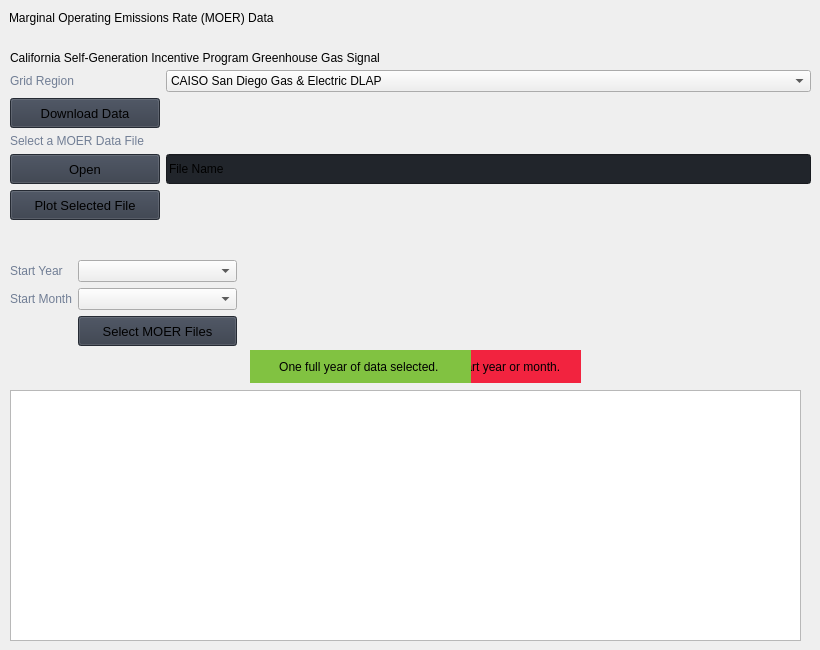
                     <widget class="QWidget" name="marginal_emissions">
                      <widget class="QLabel" name="label_5">
                       <property name="geometry">
                        <rect>
                         <x>9</x>
                         <y>9</y>
                         <width>291</width>
                         <height>18</height>
                        </rect>
                       </property>
                       <property name="text">
                        <string>Marginal Operating Emissions Rate (MOER) Data</string>
                       </property>
                      </widget>
                      <widget class="QLabel" name="label_6">
                       <property name="geometry">
                        <rect>
                         <x>10</x>
                         <y>50</y>
                         <width>401</width>
                         <height>16</height>
                        </rect>
                       </property>
                       <property name="text">
                        <string>California Self-Generation Incentive Program Greenhouse Gas Signal</string>
                       </property>
                      </widget>
                      <widget class="QWidget" name="layoutWidget">
                       <property name="geometry">
                        <rect>
                         <x>10</x>
                         <y>70</y>
                         <width>801</width>
                         <height>245</height>
                        </rect>
                       </property>
                       <layout class="QFormLayout" name="formLayout">
                        <item row="0" column="0">
                         <widget class="QLabel" name="labelVersion_19">
                          <property name="styleSheet">
                           <string notr="true">color: rgb(113, 126, 149);</string>
                          </property>
                          <property name="lineWidth">
                           <number>1</number>
                          </property>
                          <property name="text">
                           <string>Grid Region</string>
                          </property>
                          <property name="alignment">
                           <set>Qt::AlignLeading|Qt::AlignLeft|Qt::AlignVCenter</set>
                          </property>
                         </widget>
                        </item>
                        <item row="0" column="1">
                         <widget class="QComboBox" name="gridRegionComboBox">
                          <item>
                           <property name="text">
                            <string>CAISO San Diego Gas &amp; Electric DLAP</string>
                           </property>
                          </item>
                          <item>
                           <property name="text">
                            <string>CAISO Pacific Gas &amp; Electric DLAP</string>
                           </property>
                          </item>
                          <item>
                           <property name="text">
                            <string>CAISO Southern California Edison DLAP</string>
                           </property>
                          </item>
                          <item>
                           <property name="text">
                            <string>Los Angeles Department of Water &amp; Power</string>
                           </property>
                          </item>
                          <item>
                           <property name="text">
                            <string>BANC Sacramento Municipal Utility District</string>
                           </property>
                          </item>
                          <item>
                           <property name="text">
                            <string>Balancing Authority of Northern California</string>
                           </property>
                          </item>
                          <item>
                           <property name="text">
                            <string>Imperial Irrigation District</string>
                           </property>
                          </item>
                          <item>
                           <property name="text">
                            <string>PacifiCorp West</string>
                           </property>
                          </item>
                          <item>
                           <property name="text">
                            <string>NV Energy</string>
                           </property>
                          </item>
                          <item>
                           <property name="text">
                            <string>Turlock Irrigation District</string>
                           </property>
                          </item>
                          <item>
                           <property name="text">
                            <string>Western Area Lower Colorado</string>
                           </property>
                          </item>
                         </widget>
                        </item>
                        <item row="1" column="0">
                         <widget class="QPushButton" name="downloadMOERDataButton">
                          <property name="minimumSize">
                           <size>
                            <width>150</width>
                            <height>30</height>
                           </size>
                          </property>
                          <property name="font">
                           <font>
                            <family>Segoe UI</family>
                            <pointsize>10</pointsize>
                            <weight>50</weight>
                            <italic>false</italic>
                            <bold>false</bold>
                           </font>
                          </property>
                          <property name="cursor">
                           <cursorShape>PointingHandCursor</cursorShape>
                          </property>
                          <property name="styleSheet">
                           <string notr="true">background-color: rgb(52, 59, 72);</string>
                          </property>
                          <property name="text">
                           <string>Download Data</string>
                          </property>
                          <property name="icon">
                           <iconset resource="../snl-quest-cec-tool-v0.01/resources.qrc">
                            <normaloff>:/icons/images/icons/cil-cloud-download.png</normaloff>:/icons/images/icons/cil-cloud-download.png</iconset>
                          </property>
                         </widget>
                        </item>
                        <item row="2" column="0" colspan="2">
                         <widget class="QLabel" name="labelVersion_18">
                          <property name="styleSheet">
                           <string notr="true">color: rgb(113, 126, 149);</string>
                          </property>
                          <property name="lineWidth">
                           <number>1</number>
                          </property>
                          <property name="text">
                           <string>Select a MOER Data File</string>
                          </property>
                          <property name="alignment">
                           <set>Qt::AlignLeading|Qt::AlignLeft|Qt::AlignVCenter</set>
                          </property>
                         </widget>
                        </item>
                        <item row="3" column="0">
                         <widget class="QPushButton" name="openMOERDataFile">
                          <property name="minimumSize">
                           <size>
                            <width>150</width>
                            <height>30</height>
                           </size>
                          </property>
                          <property name="font">
                           <font>
                            <family>Segoe UI</family>
                            <pointsize>10</pointsize>
                            <weight>50</weight>
                            <italic>false</italic>
                            <bold>false</bold>
                           </font>
                          </property>
                          <property name="cursor">
                           <cursorShape>PointingHandCursor</cursorShape>
                          </property>
                          <property name="styleSheet">
                           <string notr="true">background-color: rgb(52, 59, 72);</string>
                          </property>
                          <property name="text">
                           <string>Open</string>
                          </property>
                          <property name="icon">
                           <iconset resource="../snl-quest-cec-tool-v0.01/resources.qrc">
                            <normaloff>:/icons/images/icons/cil-folder-open.png</normaloff>:/icons/images/icons/cil-folder-open.png</iconset>
                          </property>
                         </widget>
                        </item>
                        <item row="3" column="1">
                         <widget class="QLineEdit" name="openMOERFileInput">
                          <property name="minimumSize">
                           <size>
                            <width>0</width>
                            <height>30</height>
                           </size>
                          </property>
                          <property name="styleSheet">
                           <string notr="true">background-color: rgb(33, 37, 43);</string>
                          </property>
                          <property name="text">
                           <string>File Name</string>
                          </property>
                          <property name="placeholderText">
                           <string>Type here</string>
                          </property>
                         </widget>
                        </item>
                        <item row="4" column="0">
                         <widget class="QPushButton" name="viewMOERResourceFile">
                          <property name="minimumSize">
                           <size>
                            <width>150</width>
                            <height>30</height>
                           </size>
                          </property>
                          <property name="font">
                           <font>
                            <family>Segoe UI</family>
                            <pointsize>10</pointsize>
                            <weight>50</weight>
                            <italic>false</italic>
                            <bold>false</bold>
                           </font>
                          </property>
                          <property name="cursor">
                           <cursorShape>PointingHandCursor</cursorShape>
                          </property>
                          <property name="styleSheet">
                           <string notr="true">background-color: rgb(52, 59, 72);</string>
                          </property>
                          <property name="text">
                           <string>Plot Selected File</string>
                          </property>
                          <property name="icon">
                           <iconset resource="../snl-quest-cec-tool-v0.01/resources.qrc">
                            <normaloff>:/icons/images/icons/cil-chart-line.png</normaloff>:/icons/images/icons/cil-chart-line.png</iconset>
                          </property>
                         </widget>
                        </item>
                       </layout>
                      </widget>
                      <widget class="QWidget" name="formLayoutWidget">
                       <property name="geometry">
                        <rect>
                         <x>10</x>
                         <y>260</y>
                         <width>227</width>
                         <height>124</height>
                        </rect>
                       </property>
                       <layout class="QFormLayout" name="formLayout_2">
                        <item row="1" column="0">
                         <widget class="QLabel" name="labelVersion_21">
                          <property name="styleSheet">
                           <string notr="true">color: rgb(113, 126, 149);</string>
                          </property>
                          <property name="lineWidth">
                           <number>1</number>
                          </property>
                          <property name="text">
                           <string>Start Year</string>
                          </property>
                          <property name="alignment">
                           <set>Qt::AlignLeading|Qt::AlignLeft|Qt::AlignVCenter</set>
                          </property>
                         </widget>
                        </item>
                        <item row="1" column="1">
                         <widget class="QComboBox" name="MOERStartYearComboBox"/>
                        </item>
                        <item row="3" column="0">
                         <widget class="QLabel" name="labelVersion_20">
                          <property name="styleSheet">
                           <string notr="true">color: rgb(113, 126, 149);</string>
                          </property>
                          <property name="lineWidth">
                           <number>1</number>
                          </property>
                          <property name="text">
                           <string>Start Month</string>
                          </property>
                          <property name="alignment">
                           <set>Qt::AlignLeading|Qt::AlignLeft|Qt::AlignVCenter</set>
                          </property>
                         </widget>
                        </item>
                        <item row="3" column="1">
                         <widget class="QComboBox" name="MOERStartMonthComboBox"/>
                        </item>
                        <item row="4" column="1">
                         <widget class="QPushButton" name="selectMOERFilesButton">
                          <property name="minimumSize">
                           <size>
                            <width>150</width>
                            <height>30</height>
                           </size>
                          </property>
                          <property name="font">
                           <font>
                            <family>Segoe UI</family>
                            <pointsize>10</pointsize>
                            <weight>50</weight>
                            <italic>false</italic>
                            <bold>false</bold>
                           </font>
                          </property>
                          <property name="cursor">
                           <cursorShape>PointingHandCursor</cursorShape>
                          </property>
                          <property name="styleSheet">
                           <string notr="true">background-color: rgb(52, 59, 72);</string>
                          </property>
                          <property name="text">
                           <string>Select MOER Files</string>
                          </property>
                          <property name="icon">
                           <iconset resource="../snl-quest-cec-tool-v0.01/resources.qrc">
                            <normaloff>:/icons/images/icons/cil-menu.png</normaloff>:/icons/images/icons/cil-menu.png</iconset>
                          </property>
                         </widget>
                        </item>
                       </layout>
                      </widget>
                      <widget class="QTableWidget" name="MOERFilesSelectedTable">
                       <property name="geometry">
                        <rect>
                         <x>10</x>
                         <y>390</y>
                         <width>791</width>
                         <height>251</height>
                        </rect>
                       </property>
                      </widget>
                      <widget class="QLabel" name="labelNotEnoughMOERData">
                       <property name="enabled">
                        <bool>true</bool>
                       </property>
                       <property name="geometry">
                        <rect>
                         <x>250</x>
                         <y>350</y>
                         <width>331</width>
                         <height>33</height>
                        </rect>
                       </property>
                       <property name="styleSheet">
                        <string notr="true">background-color: rgb(242, 35, 63);
color: rgb(0, 0, 0);</string>
                       </property>
                       <property name="text">
                        <string>Not enough data. Select an earlier start year or month.</string>
                       </property>
                       <property name="alignment">
                        <set>Qt::AlignCenter</set>
                       </property>
                      </widget>
                      <widget class="QLabel" name="labelEnoughMOERData">
                       <property name="geometry">
                        <rect>
                         <x>250</x>
                         <y>350</y>
                         <width>221</width>
                         <height>33</height>
                        </rect>
                       </property>
                       <property name="styleSheet">
                        <string notr="true">background-color: rgb(129, 194, 65);
color: rgb(0, 0, 0);</string>
                       </property>
                       <property name="text">
                        <string>One full year of data selected. </string>
                       </property>
                       <property name="alignment">
                        <set>Qt::AlignCenter</set>
                       </property>
                      </widget>
                     </widget>
